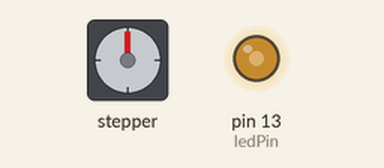
Simulated run of this sketch. Board: Arduino Uno, built with avr-gcc and run on an emulated ATmega328P. Shown: stepper motor, output pins drawn as LEDs (lit = HIGH). Wiring (inferred from the names in the program): stepper motor driver (200 steps per turn assumed): step pin 8; direction pin 9. Pins used as bus, display or sensor lines are not drawn; what the sketch prints to the serial monitor is not drawn.

Above: at 1.05 s.
At 1.75 s:
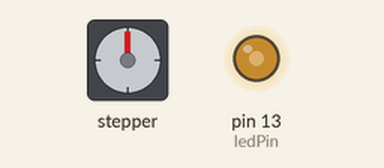
At 2.45 s:
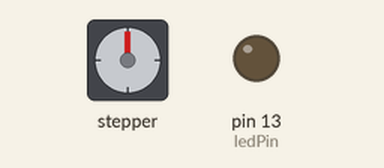
At 3.9 s:
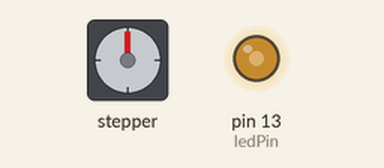
Timing chart, 0 to 9.9 s (numbered marks = the images above):
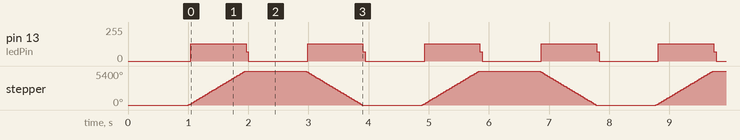

Measured:
- by itself, pin 13 (ledPin): repeats every 1.9 s: 71/255 0.04 s, 0/255 0.98 s, 128/255 0.92 s
- by itself, stepper: turns 5400° clockwise in 0.94 s, then 5400° counter-clockwise in 0.94 s, repeating every 3.9 s

The sketch:

stepper_test.ino
```cpp
// testing a stepper motor with a Pololu A4988 driver board
// on an Uno the onboard led will flash with each step
// as posted on Arduino Forum at http://forum.arduino.cc/index.php?topic=208905.0

byte directionPin = 9;
byte stepPin = 8;
int numberOfSteps = 3000;
byte ledPin = 13;
int pulseWidthMicros = 50;  // microseconds
int millisbetweenSteps = 250; // milliseconds

void setup()
{

  Serial.begin(9600);
  Serial.println("Starting StepperTest");
  digitalWrite(ledPin, LOW);

  delay(1000);

  pinMode(directionPin, OUTPUT);
  pinMode(stepPin, OUTPUT);
  pinMode(ledPin, OUTPUT);


}

void loop()
{
  digitalWrite(directionPin, HIGH);
  for(int n = 0; n < numberOfSteps; n++) {
    digitalWrite(stepPin, HIGH);
    delayMicroseconds(pulseWidthMicros);
    digitalWrite(stepPin, LOW);

    delayMicroseconds(millisbetweenSteps);

    digitalWrite(ledPin, !digitalRead(ledPin));
  }

  delay(1000);


  digitalWrite(directionPin, LOW);
  for(int n = 0; n < numberOfSteps; n++) {
    digitalWrite(stepPin, HIGH);
    delayMicroseconds(pulseWidthMicros);
    digitalWrite(stepPin, LOW);

    delayMicroseconds(millisbetweenSteps);

    digitalWrite(ledPin, !digitalRead(ledPin));

  }
  delay(1000);
}
```
